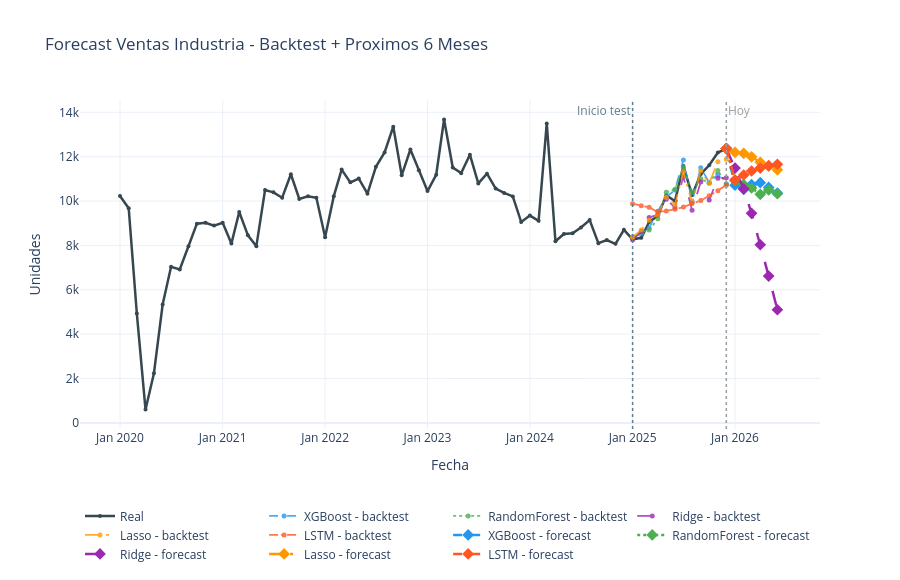

The cell this chart's notebook holds for it:
### Code cell
# 5.6 Forecast futuro + grafico unificado

def forecast_iterativo(modelo, df_base, df_macro_fut, all_cols, sel_cols, n_futuro, lags):
    historial    = list(df_base['Ventas'].values.astype(float))
    tend_base    = int(df_feat['tendencia'].max())
    ultima_fecha = pd.Timestamp(df_base['Fecha'].max())
    preds        = []

    for i in range(n_futuro):
        fecha_pred = ultima_fecha + pd.DateOffset(months=i + 1)
        mes = fecha_pred.month
        row = {
            'mes':       mes,
            'anio':      fecha_pred.year,
            'trimestre': fecha_pred.quarter,
            'tendencia': tend_base + i + 1,
            'mes_sin1':  np.sin(2 * np.pi * mes / 12),
            'mes_cos1':  np.cos(2 * np.pi * mes / 12),
            'mes_sin2':  np.sin(4 * np.pi * mes / 12),
            'mes_cos2':  np.cos(4 * np.pi * mes / 12),
            'mes_sin3':  np.sin(6 * np.pi * mes / 12),
            'mes_cos3':  np.cos(6 * np.pi * mes / 12),
            'trim_sin':  np.sin(2 * np.pi * fecha_pred.quarter / 4),
            'trim_cos':  np.cos(2 * np.pi * fecha_pred.quarter / 4),
        }
        for m in range(1, 13):
            row[f'mes_{m:02d}'] = int(mes == m)

        for lag in lags:
            row[f'lag_{lag}'] = historial[-lag] if lag <= len(historial) else 0.0

        for w in [3, 6, 12]:
            sl = historial[-w:] if len(historial) >= w else historial
            row[f'roll_mean_{w}'] = float(np.mean(sl))
            row[f'roll_std_{w}']  = float(np.std(sl)) if len(sl) > 1 else 0.0
            row[f'roll_min_{w}']  = float(np.min(sl))
            row[f'roll_max_{w}']  = float(np.max(sl))

        row['yoy']     = (historial[-1] - historial[-13]) / (abs(historial[-13]) + 1e-9) if len(historial) >= 13 else 0.0
        row['mom']     = (historial[-1] - historial[-2])  / (abs(historial[-2])  + 1e-9) if len(historial) >= 2  else 0.0
        row['diff_12'] = historial[-1] - historial[-13] if len(historial) >= 13 else 0.0
        row['diff_3']  = historial[-1] - historial[-4]  if len(historial) >= 4  else 0.0

        fila_mac = df_macro_fut[
            df_macro_fut['Fecha'].dt.to_period('M') == fecha_pred.to_period('M')
        ]
        for col in df_macro_fut.columns:
            if col != 'Fecha' and col in all_cols:
                row[col] = float(fila_mac[col].values[0]) if len(fila_mac) > 0 else 0.0

        X_row = (pd.DataFrame([row])
                   .reindex(columns=all_cols, fill_value=0.0)
                   [sel_cols])
        pred  = float(modelo.predict(X_row)[0])
        preds.append(pred)
        historial.append(pred)
    return preds

preds_xgb_fut   = forecast_iterativo(xgb_model,   df_modelo, df_macro_futuro, feature_cols, features_sel, N_FUTURO, LAGS)
preds_rf_fut    = forecast_iterativo(rf_model,     df_modelo, df_macro_futuro, feature_cols, features_sel, N_FUTURO, LAGS)
preds_ridge_fut = forecast_iterativo(ridge_model,  df_modelo, df_macro_futuro, feature_cols, features_sel, N_FUTURO, LAGS)
preds_lasso_fut = forecast_iterativo(lasso_model,  df_modelo, df_macro_futuro, feature_cols, features_sel, N_FUTURO, LAGS)

# Coordenadas base
ultimo_x      = pd.Timestamp(df_modelo['Fecha'].max())
ultimo_y      = float(df_modelo['Ventas'].iloc[-1])
fechas_fut_ts = [pd.Timestamp(f) for f in fechas_futuras]
fechas_tst_ts = [pd.Timestamp(f) for f in fechas_test_tree]
inicio_tst_ts = pd.Timestamp(df_feat['Fecha'].iloc[corte_feat])

fig_fut = go.Figure()

# Serie real
fig_fut.add_trace(go.Scatter(
    x=[pd.Timestamp(f) for f in df_modelo['Fecha']],
    y=df_modelo['Ventas'].tolist(),
    name='Real', line=dict(color='#37474F', width=2.5),
    mode='lines+markers', marker=dict(size=4)
))

# Backtest
for nombre, preds_bt, color, dash in [
    ('XGBoost - backtest',      y_pred_xgb,   '#2196F3', 'dash'),
    ('RandomForest - backtest', y_pred_rf,    '#4CAF50', 'dot'),
    ('Ridge - backtest',        y_pred_ridge, '#9C27B0', 'longdash'),
    ('Lasso - backtest',        y_pred_lasso, '#FF9800', 'longdashdot'),
]:
    fig_fut.add_trace(go.Scatter(
        x=fechas_tst_ts, y=preds_bt.tolist(),
        name=nombre, line=dict(color=color, width=1.8, dash=dash),
        mode='lines+markers', marker=dict(size=5), opacity=0.80
    ))
if resultados_lstm:
    fig_fut.add_trace(go.Scatter(
        x=[pd.Timestamp(f) for f in resultados_lstm['fechas_test']],
        y=resultados_lstm['y_pred_test'].tolist(),
        name='LSTM - backtest', line=dict(color='#FF5722', width=1.8, dash='dashdot'),
        mode='lines+markers', marker=dict(size=5), opacity=0.80
    ))

# Forecast futuro (conectado desde ultimo punto real)
for nombre, preds_ft, color, dash in [
    ('XGBoost - forecast',      preds_xgb_fut,   '#2196F3', 'dash'),
    ('RandomForest - forecast', preds_rf_fut,    '#4CAF50', 'dot'),
    ('Ridge - forecast',        preds_ridge_fut, '#9C27B0', 'longdash'),
    ('Lasso - forecast',        preds_lasso_fut, '#FF9800', 'longdashdot'),
]:
    x_ft = [ultimo_x] + fechas_fut_ts
    y_ft = [ultimo_y] + [round(v) for v in preds_ft]
    fig_fut.add_trace(go.Scatter(
        x=x_ft, y=y_ft, name=nombre,
        line=dict(color=color, width=2.5, dash=dash),
        mode='lines+markers', marker=dict(size=9, symbol='diamond'),
        hovertemplate='%{x|%b %Y}<br>' + nombre + ': %{y:,.0f}<extra></extra>'
    ))
if resultados_lstm:
    x_lt = [ultimo_x] + fechas_fut_ts
    y_lt = [ultimo_y] + [round(float(v)) for v in resultados_lstm['preds_futuras']]
    fig_fut.add_trace(go.Scatter(
        x=x_lt, y=y_lt, name='LSTM - forecast',
        line=dict(color='#FF5722', width=2.5, dash='dashdot'),
        mode='lines+markers', marker=dict(size=9, symbol='diamond'),
        hovertemplate='%{x|%b %Y}<br>LSTM forecast: %{y:,.0f}<extra></extra>'
    ))

fig_fut.add_vline(x=inicio_tst_ts.value / 1e6, line_dash='dot', line_color='#607D8B',
                  line_width=1.5, annotation_text='Inicio test',
                  annotation_position='top left', annotation_font_color='#607D8B')
fig_fut.add_vline(x=ultimo_x.value / 1e6, line_dash='dot', line_color='#9E9E9E',
                  line_width=1.5, annotation_text='Hoy',
                  annotation_position='top right', annotation_font_color='#9E9E9E')

fig_fut.update_layout(
    title=f'Forecast Ventas Industria - Backtest + Proximos {N_FUTURO} Meses',
    xaxis=dict(title='Fecha', tickformat='%b %Y'),
    yaxis=dict(title='Unidades'),
    template='plotly_white', height=580,
    legend=dict(orientation='h', y=-0.22, x=0),
    hovermode='x unified'
)
fig_fut.show()

### Figure 1 — Plotly figure (JSON) as saved in the notebook; plotly's stock layout.template omitted (floating-point values rounded to 4 significant figures)
{"data": [{"line": {"color": "#37474F", "width": 2.5}, "marker": {"size": 4}, "mode": "lines+markers", "name": "Real", "type": "scatter", "x": ["2020-01-01T00:00:00", "2020-02-01T00:00:00", "2020-03-01T00:00:00", "2020-04-01T00:00:00", "2020-05-01T00:00:00", "2020-06-01T00:00:00", "2020-07-01T00:00:00", "2020-08-01T00:00:00", "2020-09-01T00:00:00", "2020-10-01T00:00:00", "2020-11-01T00:00:00", "2020-12-01T00:00:00", "2021-01-01T00:00:00", "2021-02-01T00:00:00", "2021-03-01T00:00:00", "2021-04-01T00:00:00", "2021-05-01T00:00:00", "2021-06-01T00:00:00", "2021-07-01T00:00:00", "2021-08-01T00:00:00", "2021-09-01T00:00:00", "2021-10-01T00:00:00", "2021-11-01T00:00:00", "2021-12-01T00:00:00", "2022-01-01T00:00:00", "2022-02-01T00:00:00", "2022-03-01T00:00:00", "2022-04-01T00:00:00", "2022-05-01T00:00:00", "2022-06-01T00:00:00", "2022-07-01T00:00:00", "2022-08-01T00:00:00", "2022-09-01T00:00:00", "2022-10-01T00:00:00", "2022-11-01T00:00:00", "2022-12-01T00:00:00", "2023-01-01T00:00:00", "2023-02-01T00:00:00", "2023-03-01T00:00:00", "2023-04-01T00:00:00", "2023-05-01T00:00:00", "2023-06-01T00:00:00", "2023-07-01T00:00:00", "2023-08-01T00:00:00", "2023-09-01T00:00:00", "2023-10-01T00:00:00", "2023-11-01T00:00:00", "2023-12-01T00:00:00", "2024-01-01T00:00:00", "2024-02-01T00:00:00", "2024-03-01T00:00:00", "2024-04-01T00:00:00", "2024-05-01T00:00:00", "2024-06-01T00:00:00", "2024-07-01T00:00:00", "2024-08-01T00:00:00", "2024-09-01T00:00:00", "2024-10-01T00:00:00", "2024-11-01T00:00:00", "2024-12-01T00:00:00", "2025-01-01T00:00:00", "2025-02-01T00:00:00", "2025-03-01T00:00:00", "2025-04-01T00:00:00", "2025-05-01T00:00:00", "2025-06-01T00:00:00", "2025-07-01T00:00:00", "2025-08-01T00:00:00", "2025-09-01T00:00:00", "2025-10-01T00:00:00", "2025-11-01T00:00:00", "2025-12-01T00:00:00"], "y": [10225, 9675, 4930, 601, 2237, 5334, 7037, 6920, 7963, 8982, 9024, 8893, 9019, 8083, 9507, 8453, 7966, 10497, 10393, 10150, 11208, 10093, 10217, 10145, 8369, 10222, 11419, 10844, 11016, 10334, 11545, 12190, 13353, 11160, 12325, 11393, 10449, 11184, 13679, 11511, 11258, 12091, 10794, 11234, 10561, 10364, 10210, 9053, 9346, 9110, 13501, 8189, 8513, 8545, 8806, 9144, 8099, 8240, 8072, 8701, 8276, 8342, 9054, 9342, 10258, 10002, 11578, 10264, 11219, 11613, 12189, 12368]}, {"line": {"color": "#2196F3", "dash": "dash", "width": 1.8}, "marker": {"size": 5}, "mode": "lines+markers", "name": "XGBoost - backtest", "opacity": 0.8, "type": "scatter", "x": ["2025-01-01T00:00:00", "2025-02-01T00:00:00", "2025-03-01T00:00:00", "2025-04-01T00:00:00", "2025-05-01T00:00:00", "2025-06-01T00:00:00", "2025-07-01T00:00:00", "2025-08-01T00:00:00", "2025-09-01T00:00:00", "2025-10-01T00:00:00", "2025-11-01T00:00:00", "2025-12-01T00:00:00"], "y": [8358.0, 8523.0, 8790.0, 9543.0, 10180.0, 10500.0, 11850.0, 9983.0, 11500.0, 10820.0, 11190.0, 10770.0]}, {"line": {"color": "#4CAF50", "dash": "dot", "width": 1.8}, "marker": {"size": 5}, "mode": "lines+markers", "name": "RandomForest - backtest", "opacity": 0.8, "type": "scatter", "x": ["2025-01-01T00:00:00", "2025-02-01T00:00:00", "2025-03-01T00:00:00", "2025-04-01T00:00:00", "2025-05-01T00:00:00", "2025-06-01T00:00:00", "2025-07-01T00:00:00", "2025-08-01T00:00:00", "2025-09-01T00:00:00", "2025-10-01T00:00:00", "2025-11-01T00:00:00", "2025-12-01T00:00:00"], "y": [8388.0, 8597.0, 8690.0, 9203.0, 10400.0, 10540.0, 11520.0, 10400.0, 11000.0, 10810.0, 11380.0, 10770.0]}, {"line": {"color": "#9C27B0", "dash": "longdash", "width": 1.8}, "marker": {"size": 5}, "mode": "lines+markers", "name": "Ridge - backtest", "opacity": 0.8, "type": "scatter", "x": ["2025-01-01T00:00:00", "2025-02-01T00:00:00", "2025-03-01T00:00:00", "2025-04-01T00:00:00", "2025-05-01T00:00:00", "2025-06-01T00:00:00", "2025-07-01T00:00:00", "2025-08-01T00:00:00", "2025-09-01T00:00:00", "2025-10-01T00:00:00", "2025-11-01T00:00:00", "2025-12-01T00:00:00"], "y": [8260.0, 8631.0, 9261.0, 9388.0, 10080.0, 9709.0, 11100.0, 9590.0, 10860.0, 10040.0, 11030.0, 11050.0]}, {"line": {"color": "#FF9800", "dash": "longdashdot", "width": 1.8}, "marker": {"size": 5}, "mode": "lines+markers", "name": "Lasso - backtest", "opacity": 0.8, "type": "scatter", "x": ["2025-01-01T00:00:00", "2025-02-01T00:00:00", "2025-03-01T00:00:00", "2025-04-01T00:00:00", "2025-05-01T00:00:00", "2025-06-01T00:00:00", "2025-07-01T00:00:00", "2025-08-01T00:00:00", "2025-09-01T00:00:00", "2025-10-01T00:00:00", "2025-11-01T00:00:00", "2025-12-01T00:00:00"], "y": [8366.0, 8700.0, 9133.0, 9396.0, 10160.0, 9850.0, 11330.0, 9924.0, 11360.0, 10800.0, 11770.0, 11880.0]}, {"line": {"color": "#FF5722", "dash": "dashdot", "width": 1.8}, "marker": {"size": 5}, "mode": "lines+markers", "name": "LSTM - backtest", "opacity": 0.8, "type": "scatter", "x": ["2025-01-01T00:00:00", "2025-02-01T00:00:00", "2025-03-01T00:00:00", "2025-04-01T00:00:00", "2025-05-01T00:00:00", "2025-06-01T00:00:00", "2025-07-01T00:00:00", "2025-08-01T00:00:00", "2025-09-01T00:00:00", "2025-10-01T00:00:00", "2025-11-01T00:00:00", "2025-12-01T00:00:00"], "y": [9879.0, 9790.0, 9716.0, 9506.0, 9551.0, 9630.0, 9730.0, 9886.0, 10030.0, 10240.0, 10460.0, 10710.0]}, {"hovertemplate": "%{x|%b %Y}<br>XGBoost - forecast: %{y:,.0f}<extra></extra>", "line": {"color": "#2196F3", "dash": "dash", "width": 2.5}, "marker": {"size": 9, "symbol": "diamond"}, "mode": "lines+markers", "name": "XGBoost - forecast", "type": "scatter", "x": ["2025-12-01T00:00:00", "2026-01-01T00:00:00", "2026-02-01T00:00:00", "2026-03-01T00:00:00", "2026-04-01T00:00:00", "2026-05-01T00:00:00", "2026-06-01T00:00:00"], "y": [12368, 10712, 10529, 10739, 10831, 10616, 10361]}, {"hovertemplate": "%{x|%b %Y}<br>RandomForest - forecast: %{y:,.0f}<extra></extra>", "line": {"color": "#4CAF50", "dash": "dot", "width": 2.5}, "marker": {"size": 9, "symbol": "diamond"}, "mode": "lines+markers", "name": "RandomForest - forecast", "type": "scatter", "x": ["2025-12-01T00:00:00", "2026-01-01T00:00:00", "2026-02-01T00:00:00", "2026-03-01T00:00:00", "2026-04-01T00:00:00", "2026-05-01T00:00:00", "2026-06-01T00:00:00"], "y": [12368, 10917, 10738, 10589, 10304, 10499, 10332]}, {"hovertemplate": "%{x|%b %Y}<br>Ridge - forecast: %{y:,.0f}<extra></extra>", "line": {"color": "#9C27B0", "dash": "longdash", "width": 2.5}, "marker": {"size": 9, "symbol": "diamond"}, "mode": "lines+markers", "name": "Ridge - forecast", "type": "scatter", "x": ["2025-12-01T00:00:00", "2026-01-01T00:00:00", "2026-02-01T00:00:00", "2026-03-01T00:00:00", "2026-04-01T00:00:00", "2026-05-01T00:00:00", "2026-06-01T00:00:00"], "y": [12368, 11488, 10546, 9448, 8031, 6619, 5100]}, {"hovertemplate": "%{x|%b %Y}<br>Lasso - forecast: %{y:,.0f}<extra></extra>", "line": {"color": "#FF9800", "dash": "longdashdot", "width": 2.5}, "marker": {"size": 9, "symbol": "diamond"}, "mode": "lines+markers", "name": "Lasso - forecast", "type": "scatter", "x": ["2025-12-01T00:00:00", "2026-01-01T00:00:00", "2026-02-01T00:00:00", "2026-03-01T00:00:00", "2026-04-01T00:00:00", "2026-05-01T00:00:00", "2026-06-01T00:00:00"], "y": [12368, 12196, 12150, 11994, 11750, 11574, 11410]}, {"hovertemplate": "%{x|%b %Y}<br>LSTM forecast: %{y:,.0f}<extra></extra>", "line": {"color": "#FF5722", "dash": "dashdot", "width": 2.5}, "marker": {"size": 9, "symbol": "diamond"}, "mode": "lines+markers", "name": "LSTM - forecast", "type": "scatter", "x": ["2025-12-01T00:00:00", "2026-01-01T00:00:00", "2026-02-01T00:00:00", "2026-03-01T00:00:00", "2026-04-01T00:00:00", "2026-05-01T00:00:00", "2026-06-01T00:00:00"], "y": [12368, 10957, 11174, 11356, 11489, 11595, 11659]}], "layout": {"annotations": [{"font": {"color": "#607D8B"}, "showarrow": false, "text": "Inicio test", "x": 1735689600000, "xanchor": "right", "xref": "x", "y": 1, "yanchor": "top", "yref": "y domain"}, {"font": {"color": "#9E9E9E"}, "showarrow": false, "text": "Hoy", "x": 1764547200000, "xanchor": "left", "xref": "x", "y": 1, "yanchor": "top", "yref": "y domain"}], "height": 580, "hovermode": "x unified", "legend": {"orientation": "h", "x": 0, "y": -0.22}, "shapes": [{"line": {"color": "#607D8B", "dash": "dot", "width": 1.5}, "type": "line", "x0": 1735689600000, "x1": 1735689600000, "xref": "x", "y0": 0, "y1": 1, "yref": "y domain"}, {"line": {"color": "#9E9E9E", "dash": "dot", "width": 1.5}, "type": "line", "x0": 1764547200000, "x1": 1764547200000, "xref": "x", "y0": 0, "y1": 1, "yref": "y domain"}], "title": {"text": "Forecast Ventas Industria - Backtest + Proximos 6 Meses"}, "xaxis": {"tickformat": "%b %Y", "title": {"text": "Fecha"}}, "yaxis": {"title": {"text": "Unidades"}}}}
